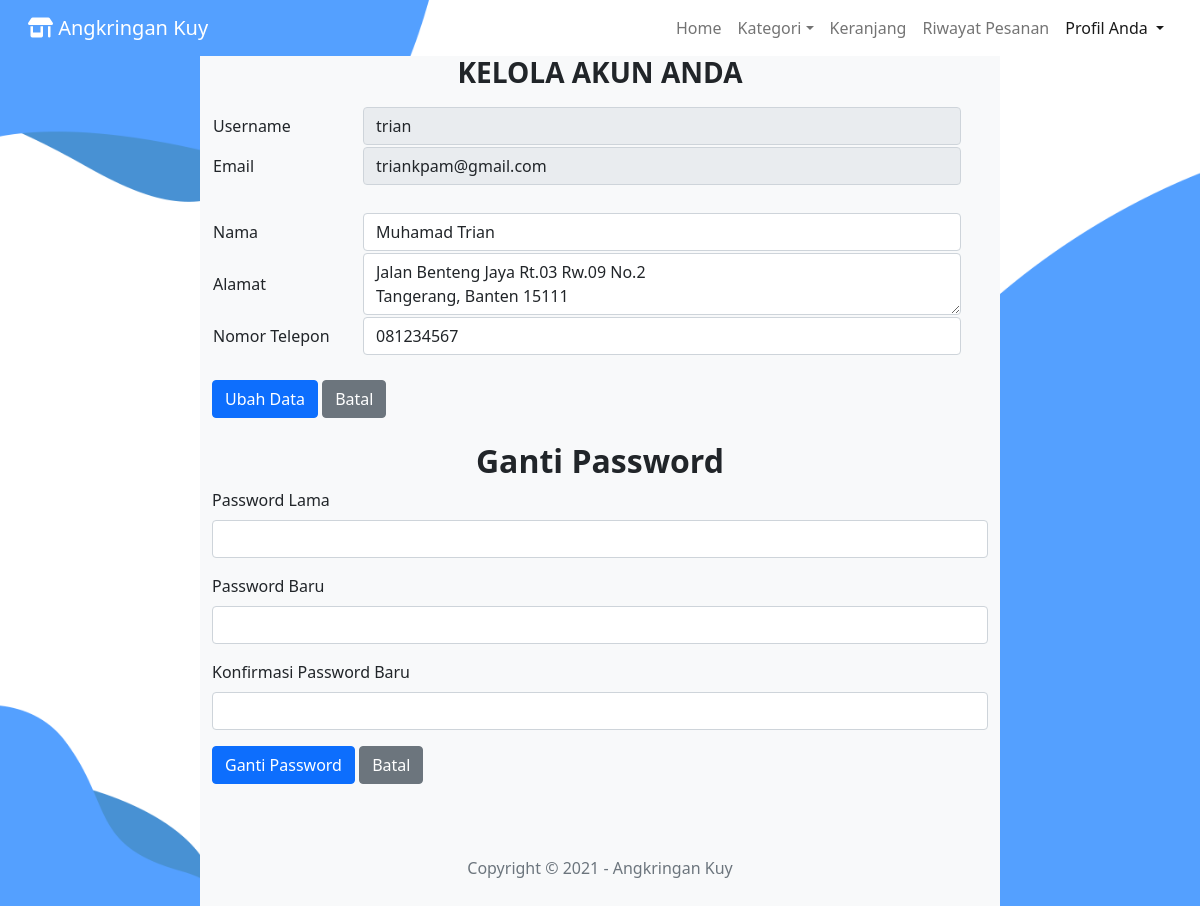
The page /kelola_akun.php?id_user=5 (signed in) on the database its author committed.
### tables this page shows
CREATE TABLE `tb_user` (
  `id_user` int(11) NOT NULL,
  `username` varchar(15) NOT NULL,
  `email` varchar(45) NOT NULL,
  `password` varchar(100) NOT NULL,
  `nama` varchar(30) NOT NULL,
  `alamat` text NOT NULL,
  `no_telp` varchar(13) NOT NULL,
  `role` varchar(5) NOT NULL
);

### function.php (called while the page is built, shortened)
<?php
$conn = mysqli_connect("localhost", "root", "", "db_angkringankuy");
function query($query)
{
    global $conn;
    $result = mysqli_query($conn, $query);
    $rows = [];
    while ($row = mysqli_fetch_assoc($result)) {
        $rows[] = $row;
    }
    return $rows;
}

### kelola_akun.php (the view, shortened to what this page needs)
<?php
require 'function.php';
$id_user = $_GET["id_user"];
$profil = query("SELECT * FROM tb_user WHERE id_user='$id_user'")[0];
if(!isset($_SESSION['level'])) {
    header("location: login.php");
    }else{
?>
<!doctype html>
<html lang="en">
  <head>
    <link rel="stylesheet" href="https://stackpath.bootstrapcdn.com/bootstrap/4.5.0/css/bootstrap.min.css">
    <link rel="stylesheet" type="text/css" href="css/bootstrap.min.css">
    <link rel="stylesheet" type="text/css" href="fontawesome/css/all.min.css">
    <link rel="stylesheet" type="text/css" href="https://cdn.datatables.net/1.10.21/css/dataTables.bootstrap4.min.css">
    <link rel="stylesheet" type="text/css" href="css/style.css">
  </head>
  <body>
    <header>
        <nav class="navbar navbar-expand-lg navbar-light bg-transparent" id="MainNav">
            <div class="container-fluid">
                <a class="navbar-brand" href="index.php" style="color : white;">
                    <i class="fas fa-store-alt"></i>
                    Angkringan Kuy
                </a>
                <div class="collapse navbar-collapse" id="navbarNav">
                    <ul class="navbar-nav ml-auto">
                        <li class="nav-item">
                            <a class="nav-link js-scroll-trigger" href="index.php">Home</span></a>
                        </li>
                        <li class="nav-item dropdown">
                          <a class="nav-link dropdown-toggle" id="navbarDropdown" role="button" data-toggle="dropdown" href="">Kategori</a>
                        </li>
                        <?php
                        if(!isset($_SESSION['level'])) {
                            ?>
                        <li class="nav-item">
                            <a class="nav-link js-scroll-trigger" href="registrasi.php">Registrasi</a>
                        </li>
                        <li class="nav-item">
                            <a class="nav-link js-scroll-trigger" href="login.php">Login</a>
                        </li>
                        <?php } else {?>
                            <li class="nav-item">
                            <a class="nav-link js-scroll-trigger" href="keranjang.php">
                                Keranjang
                            </a>
                        </li>
                        <li class="nav-item">
                            <a class="nav-link js-scroll-trigger" href="riwayat_pesanan.php">Riwayat Pesanan</a>
                        </li>
                        <li class="nav-item dropdown active">
                            <a class="nav-link dropdown-toggle" id="navbarDropdown" role="button" data-toggle="dropdown" href="">
                                Profil Anda
                            </a>
                        </li>
                        <?php } ?>
                    </ul>
                </div>
            </div>
        </nav>
    </header>
    <div class="container bg-light" style="min-width: 350px; max-width: 800px">
        <h3 class="text-center"><b>KELOLA AKUN ANDA</b></h3>
        <table>
            <tr>
                <div class="form-group">
                    <td style="width:20%">Username</td>
                    <td style="width:600px">
                        <input type="text" name="username" id="username" class="form-control" placeholder="" required autocomplete="off" value="<?= $profil["username"]?>" disabled>
                    </td>
                </div>
            </tr>
            <tr>
                <div class="form-group">
                    <td>Email</td>
                    <td>
                        <input type="email" name="email" id="email" class="form-control" placeholder="" required autocomplete="off" value="<?= $profil["email"]?>" disabled>
                    </td>
                </div>
            </tr>
            <tr>
                <td><br></td>
            </tr>
            <form action="" method="post" enctype="multipart/form-data">
            <tr>
                <div class=" form-group">
                <td>Nama</td>
                <td>
                    <input type="text" name="nama" id="nama" class="form-control" placeholder="" required autocomplete="off" value="<?= $profil["nama"]?>">
                </td>
                </div>
            </tr>
            <tr>
                <div class="form-group">
                <td>Alamat</td>
                <td>
                    <textarea rows type="text" name="alamat" id="alamat" class="form-control" placeholder="" autocomplete="off" required ><?= $profil["alamat"]?></textarea>
                </td>
                </div>
            </tr>
            <tr>
                <div class="form-group">
                <td>Nomor Telepon</td>
                <td>
                    <input type="text" name="no_telp" id="no_telp" class="form-control" placeholder="" required autocomplete="off" onkeypress="return /[0-9]/i.test(event.key)" value="<?= $profil["no_telp"]?>">
                </td>
                </div>
            </tr>
        </table>
        <br>
        <button type="submit" name="ubah_data" class="btn btn-primary" onclick="return confirm ('Apakah Data Ingin Diubah?');">Ubah Data</button>
        <a class="btn btn-secondary" href="index.php">Batal</a>
        <br><br>
        <h2 class="text-center"><b>Ganti Password</b></h2>
        <form action="" method="post" enctype="multipart/form-data">
            <div class="form-group">
                <label>Password Lama</label>
                <input type="password" name="password_lama" id="password_lama" class="form-control" placeholder="" required autocomplete="off">
            </div>
            <div class="form-group">
                <label >Password Baru</label>
                <input type="password" name="password_baru" id="password_baru" class="form-control" placeholder="" required pattern=".{6,15}" title="Password Harus 6 Karakter Sampai 15 Karakter" autocomplete="off">
            </div>
            <div class="form-group">
                <label>Konfirmasi Password Baru</label>
                <input type="password" name="konfirmasi_password_baru" id="konfirmasi_password_baru" class="form-control" placeholder="" required pattern=".{6,15}" title="Password Harus 6 Karakter Sampai 15 Karakter" autocomplete="off">
            </div>
                <button type="submit" name="ganti_password" class="btn btn-primary">Ganti Password</button>
                <a class="btn btn-secondary" href="index.php">Batal</a>
        </form>
        <br>
        <footer class="py-5">
            <div class="medium text-center text-muted">Copyright &copy; 2021 - Angkringan Kuy</div>
        </footer>
    </div>
  </body>
</html>
<?php } ?>

### css/style.css (style rules this page uses)
body { background-image: linear-gradient(rgba(0,0,0,0),rgba(0,0,0,0)), url(../gambar/bg.png); background-size: cover; background-attachment: fixed; }

### rows shown on the page
tb_user: username "trian", email "triankpam@gmail.com", nama "Muhamad Trian", alamat "Jalan Benteng Jaya Rt.03 Rw.09 No.2 Tangerang, Banten 15111", no_telp "081234567"
